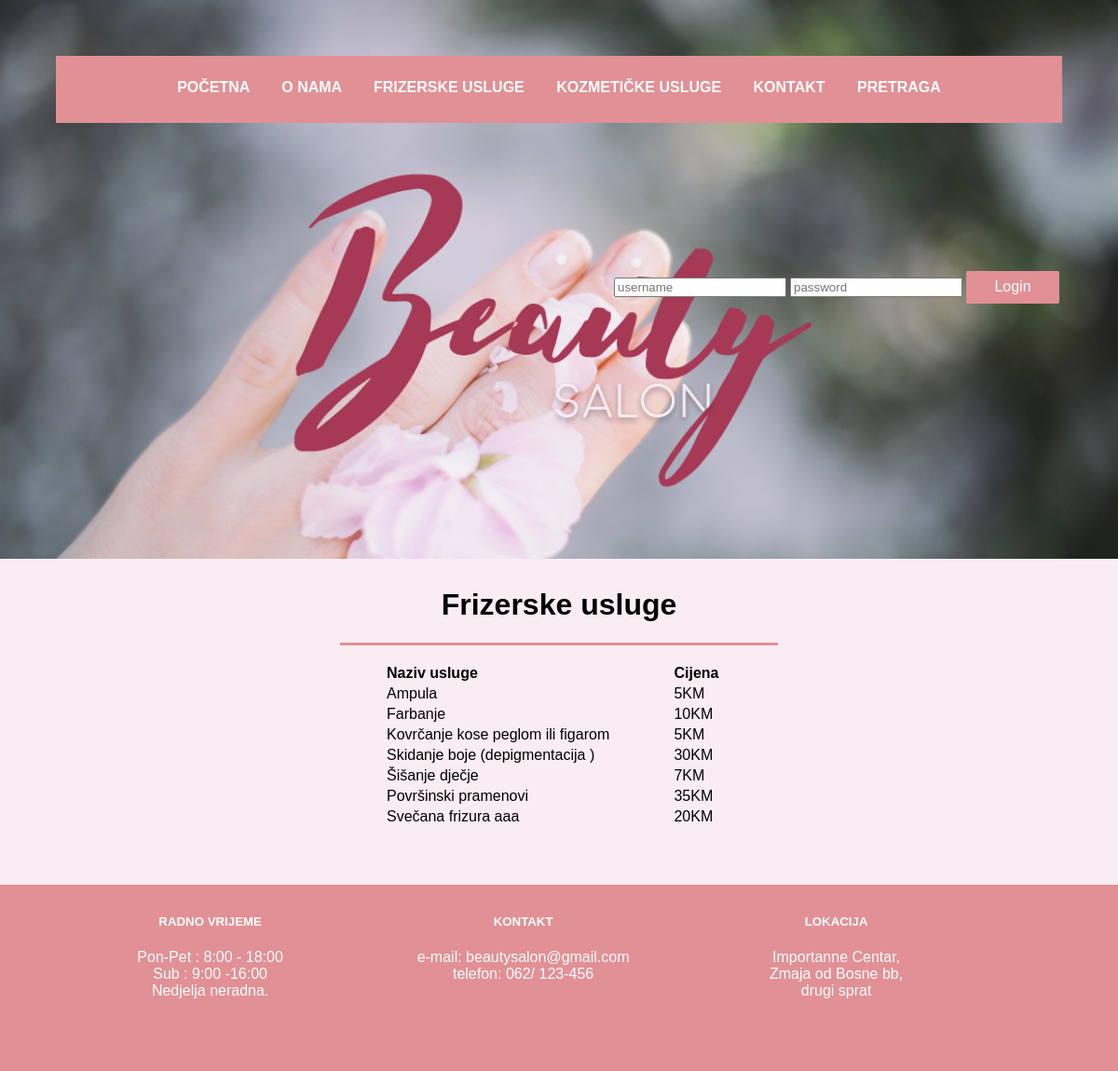
/ffusluge.php, run on an earlier commit of the app's database.
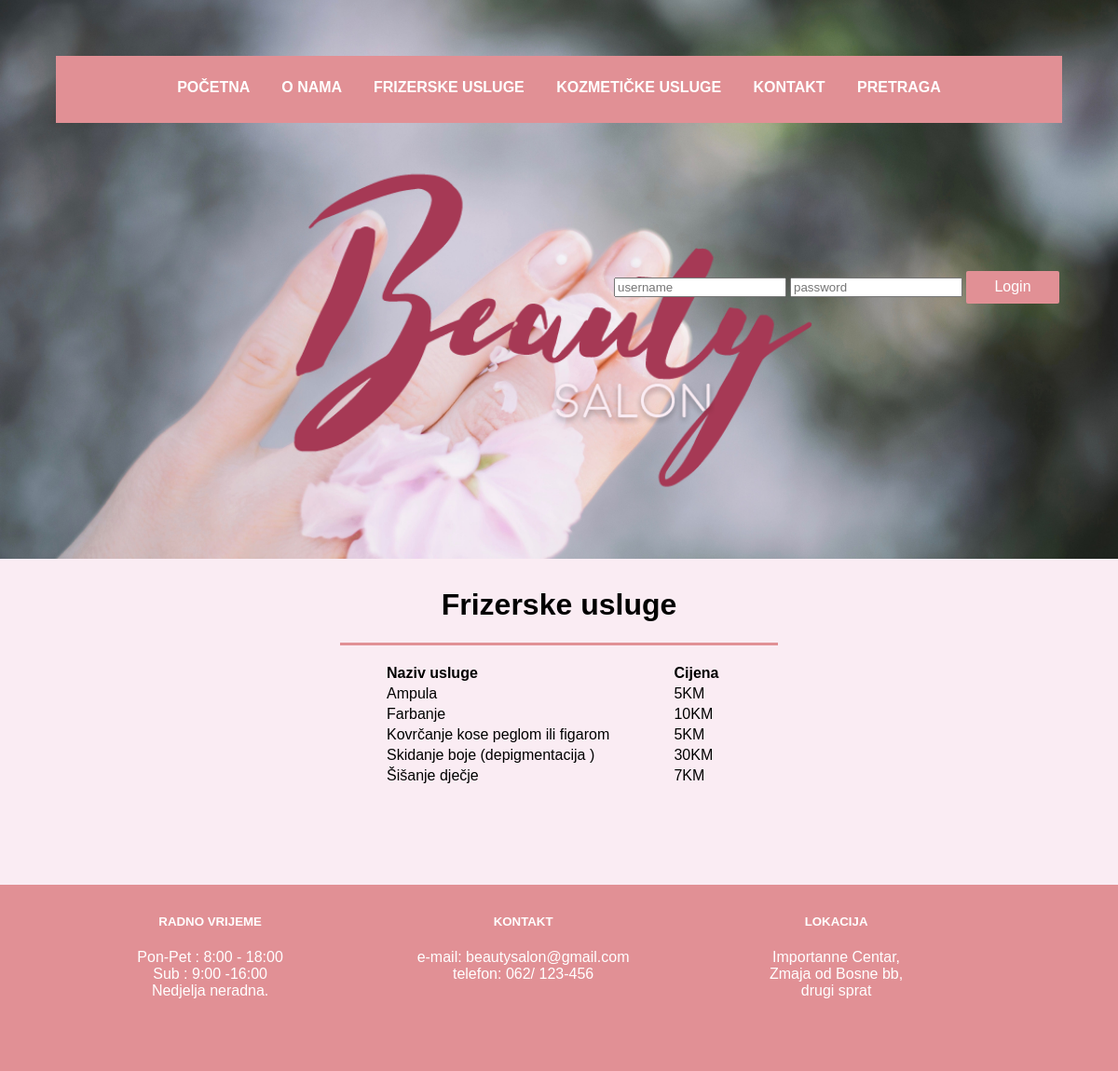
And on a later commit of the database.
### tables this page shows
CREATE TABLE `fusluge` (
  `id` int(11) NOT NULL,
  `nazivusluge` varchar(200) NOT NULL,
  `cijena` int(11) NOT NULL
);

### ffusluge.php (the view, shortened to what this page needs)
<!DOCTYPE html>
<html>
<head>
	<link rel="stylesheet" type="text/css" href="style.css">
</head>
<body>
<div class="red" id="nav">
<div id="nwrapper" class="navig">
<ul id="TopNav" class="topnav">
	<li> <a id="trenutni" href="index.php"> POČETNA </a></li>
	<li> <a href="onama.php"> O NAMA </a></li>
	<li> <a href="#ffusluge.php"> FRIZERSKE USLUGE </a></li>
	<li> <a href="kusluge1.php"> KOZMETIČKE USLUGE </a></li>
	<li> <a href="kontakt.php" > KONTAKT </a></li>
   	<li> <a href="pretraga.php" > PRETRAGA </a></li>
</ul>
</div>
<div id="logo" >
	<img src="Slike/logo.png" alt="">
</div>
  <div id="login">
<table>
<form action="" method="post">
        <TR><TD><input type="text" id="username" name="username" placeholder="username"></TD>
        <TD><input id="password" name="password" placeholder="password" type="password" ></TD>
        <TD><input name="submit" type="submit" value=" Login " class="dugme" ></TD>
        </TR>
  </form>
        </table>
</div>
</div>
<div class="red" id="main">
<div class="kolona cetri">
		<div class="underline"> <h1>Frizerske usluge</h1></div>
        <br>
		<?php
        $veza = new PDO("mysql:dbname=beautysalon;host=localhost;charset=utf8", "zerina", "wtspirala4");
        $veza->exec("set names utf8");
        $upit= $veza->query("SELECT id, nazivusluge, cijena FROM `fusluge` order by id asc");
        print "<table style='text-align:left; margin-left:30%; margin-right:30%; width:40%;'>";
        print "<tr><th>Naziv usluge</th><th>Cijena</th></tr>";
        foreach($upit as $fusluga){
        print "<tr><td>".$fusluga['nazivusluge']." </td><td>".$fusluga['cijena']."KM</td></tr>";
        }
         print "</table>";
        ?>
</div>
    </div>
<div class="red" id="footer">
	<div class="kolona jedan">
	<h5>RADNO VRIJEME</h5>
	<p>	Pon-Pet : 8:00 - 18:00 <br>
	Sub : 9:00 -16:00 <br>
	Nedjelja neradna. </p>
	</div>
	<div class="kolona dva">
	<h5>KONTAKT</h5>
	<p>e-mail: beautysalon@gmail.com <br>
	telefon: 062/ 123-456<p>
	</div>
	<div class="kolona jedan">
		<h5>LOKACIJA</h5>
		<p>Importanne Centar,<br>
		 Zmaja od Bosne bb, <br>
		drugi sprat</p>
	</div>
</div>
</body>
</html>

### style.css (style rules this page uses)
* { box-sizing: border-box; font-family: "Trebuchet MS", Helvetica, sans-serif; }
body { width: 100%; margin: 0 auto; background-color: #faecf3; max-width: 1440px; }
.red { width:100%; float:left; min-height: 1px; padding: 0; margin: 0; }
.kolona { display: inline-block; float: left; min-height: 20px; padding: 10px; text-align: center; }
.kolona:first-child { margin-left: 0px; }
.kolona:last-child { margin-right: 0px; }
.kolona.cetri { width: 100%; }
.kolona.dva { width: 48%; }
.kolona.jedan { width: 22%; }
.kolona p { color: #363334; }
h1 { color: black; text-align: center; }
.underline { border-bottom: 3px solid #e19095; width: 50%; margin-right: 25%; margin-left: 25%; }
#nav { width: 100%; height: 600px; background: url(Slike/2-min.jpg); background-size: cover; }
#logo img { width: 60%; margin-left: 20%; margin-right: 20%; max-height: 100%; margin-bottom: 5%; }
#nwrapper { height: 12%; max-width: 90%; background: #e19095; margin-top: 5%; text-align: center; margin-left: 5%; margin-right: 5%; margin-bottom: 1%; }
#nwrapper ul li { list-style: none; display: inline; font-weight: bold; padding: 20px 10px 20px 10px; top:100px; }
ul li { list-style: none; }
#nwrapper ul { padding-top: 25px; padding-left: 0; }
#nwrapper a { color: white; text-decoration: none; padding: 5px; }
#trenutni { text-decoration: underline; }
#main { margin-left: 10%; margin-right: 10%; width: 80%; min-height: 350px; }
#footer { width: 100%; height: 200px; background: #e19095; text-align:center; padding-left: 10%; padding-right: 10%; }
#footer p { font-family: "Trebuchet MS", Helvetica, sans-serif; color: white; }
#footer h5 { font-family: "Trebuchet MS", Helvetica, sans-serif; color: white; }
.dugme { width:100px; background: #e19095; border: 0; height:35px; border-radius:2px; font-size:100%; color: white; }
#login { position: absolute; right: 5%; top: 25%; }

What changed in the data, as far as the page shows it:
removed fusluge: nazivusluge "Površinski pramenovi", cijena "35"
removed fusluge: nazivusluge "Svečana frizura aaa", cijena "20"
